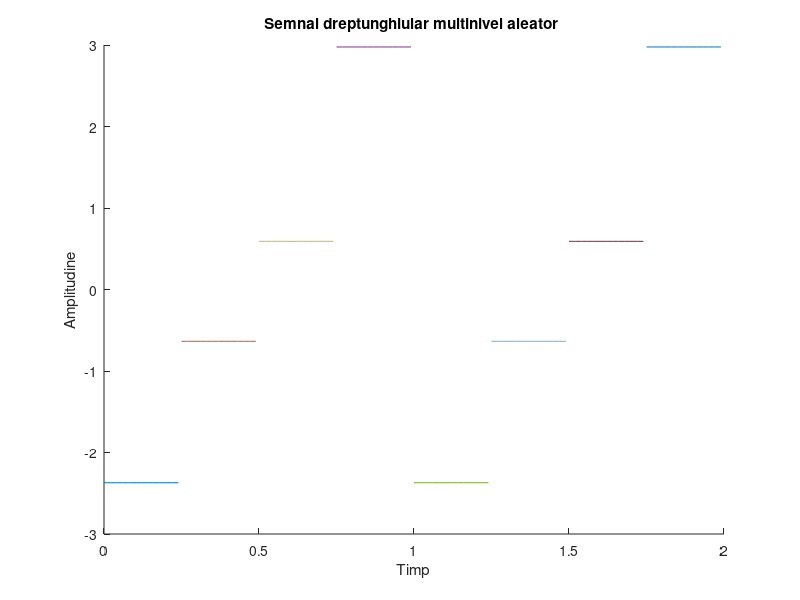

This chart was generated by the following MATLAB code:
hold on;
%Cu ajutorul functie hold on vom afisa simultan mai multe semnale pe acelasi grafic
%20ms
%Folosim rand pentru a genera un numar aleator
r1=rand(1);
r2=rand(1);
r3=rand(1);
r4=rand(1);
t1=0:0.02:0.25;
t2=0.25:0.02:0.5;
t3=0.5:0.02:0.75;
t4=0.75:0.02:1;
%Stabilesc nivelurile
x1=-3*r1*square(8*pi*t1,100);
x2=-r2*square(8*pi*t2,100);
x3=r3*square(8*pi*t3,100);
x4=3*r4*square(8*pi*t4,100);
%->Vom folosi functia plot pentru a genera grafice cu parametrii t1 si x1, t2 si x2, t3 si x3, t4 si x4
plot(t1,x1);
plot(t2,x2);
plot(t3,x3);
plot(t4,x4);
%->Folosim functia axis pentru a delimita spectrele de valori ale graficului generat de plot pentru a se incadra corespunzator in parametri
axis([0 2 -3 3]);
t5=1:0.02:1.25;
t6=1.25:0.02:1.5;
t7=1.5:0.02:1.75;
t8=1.75:0.02:2;
%Stabilesc nivelurile
x5=-3*r1*square(8*pi*t5,100);
x6=-r2*square(8*pi*t6,100);
x7=r3*square(8*pi*t7,100);
x8=3*r4*square(8*pi*t8,100);
%->Vom folosi functia plot pentru a genera grafice cu parametrii t5 si x5, t6 si x6, t7 si x7, t8 si x8
plot(t5,x5);
plot(t6,x6);
plot(t7,x7);
plot(t8,x8);
%Am denumit axa Ox
xlabel('Timp')
%Am denumit axa Oy
ylabel('Amplitudine')
title('Semnal dreptunghiular multinivel aleator ')
